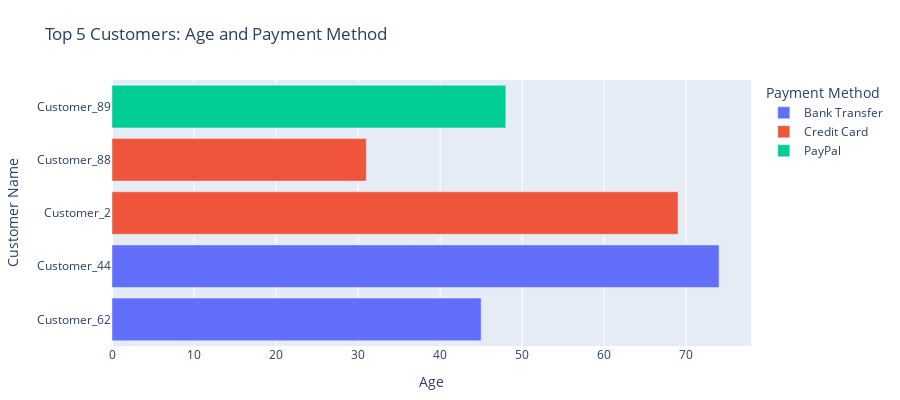

Source (notebook cell):
### Code cell
response = broinsight.create_chart(
    query_result=result,
    message=question
)
response['chart']

### Figure 1 — Plotly figure (JSON) as saved in the notebook; plotly's stock layout.template omitted (floating-point values rounded to 4 significant figures)
{"data": [{"customdata": [["Bank Transfer"], ["Bank Transfer"]], "hovertemplate": "Payment Method=%{customdata[0]}<br>Age=%{x}<br>Customer Name=%{y}<extra></extra>", "legendgroup": "Bank Transfer", "marker": {"color": "#636efa", "pattern": {"shape": ""}}, "name": "Bank Transfer", "orientation": "h", "showlegend": true, "textposition": "auto", "type": "bar", "x": [45, 74], "xaxis": "x", "y": ["Customer_62", "Customer_44"], "yaxis": "y"}, {"customdata": [["Credit Card"], ["Credit Card"]], "hovertemplate": "Payment Method=%{customdata[0]}<br>Age=%{x}<br>Customer Name=%{y}<extra></extra>", "legendgroup": "Credit Card", "marker": {"color": "#EF553B", "pattern": {"shape": ""}}, "name": "Credit Card", "orientation": "h", "showlegend": true, "textposition": "auto", "type": "bar", "x": [69, 31], "xaxis": "x", "y": ["Customer_2", "Customer_88"], "yaxis": "y"}, {"customdata": [["PayPal"]], "hovertemplate": "Payment Method=%{customdata[0]}<br>Age=%{x}<br>Customer Name=%{y}<extra></extra>", "legendgroup": "PayPal", "marker": {"color": "#00cc96", "pattern": {"shape": ""}}, "name": "PayPal", "orientation": "h", "showlegend": true, "textposition": "auto", "type": "bar", "x": [48], "xaxis": "x", "y": ["Customer_89"], "yaxis": "y"}], "layout": {"barmode": "relative", "height": 400, "legend": {"title": {"text": "Payment Method"}, "tracegroupgap": 0}, "margin": {"b": 50, "l": 100, "r": 20, "t": 80}, "title": {"text": "Top 5 Customers: Age and Payment Method"}, "xaxis": {"anchor": "y", "domain": [0, 1], "title": {"text": "Age"}}, "yaxis": {"anchor": "x", "automargin": true, "domain": [0, 1], "title": {"text": "Customer Name"}}}}
